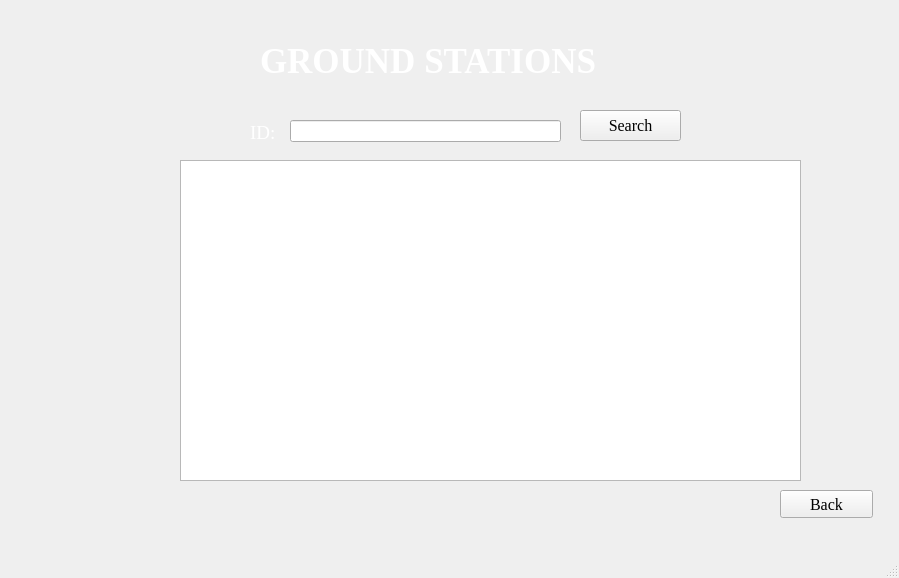
<?xml version="1.0" encoding="UTF-8"?>
<ui version="4.0">
 <class>MainWindow</class>
 <widget class="QMainWindow" name="MainWindow">
  <property name="geometry">
   <rect>
    <x>0</x>
    <y>0</y>
    <width>899</width>
    <height>578</height>
   </rect>
  </property>
  <property name="font">
   <font>
    <family>Times New Roman</family>
   </font>
  </property>
  <property name="windowTitle">
   <string>MainWindow</string>
  </property>
  <property name="styleSheet">
   <string notr="true">QWidget#centralwidget{
	border-image: url(:/images/images.jpg) 0 0 0 0 stretch stretch;
    border-repeat: no-repeat ;
	border-position: center;
}
</string>
  </property>
  <widget class="QWidget" name="centralwidget">
   <widget class="QLabel" name="label">
    <property name="geometry">
     <rect>
      <x>260</x>
      <y>20</y>
      <width>461</width>
      <height>81</height>
     </rect>
    </property>
    <property name="font">
     <font>
      <family>Times New Roman</family>
      <pointsize>26</pointsize>
      <weight>75</weight>
      <bold>true</bold>
     </font>
    </property>
    <property name="styleSheet">
     <string notr="true">color: white;</string>
    </property>
    <property name="text">
     <string>GROUND STATIONS </string>
    </property>
   </widget>
   <widget class="QLabel" name="label_2">
    <property name="geometry">
     <rect>
      <x>250</x>
      <y>120</y>
      <width>30</width>
      <height>26</height>
     </rect>
    </property>
    <property name="font">
     <font>
      <family>Times New Roman</family>
      <pointsize>14</pointsize>
     </font>
    </property>
    <property name="styleSheet">
     <string notr="true">color: white</string>
    </property>
    <property name="text">
     <string>ID:</string>
    </property>
   </widget>
   <widget class="QLineEdit" name="lineEdit">
    <property name="geometry">
     <rect>
      <x>290</x>
      <y>120</y>
      <width>271</width>
      <height>22</height>
     </rect>
    </property>
   </widget>
   <widget class="QPushButton" name="pushButton">
    <property name="geometry">
     <rect>
      <x>580</x>
      <y>110</y>
      <width>101</width>
      <height>31</height>
     </rect>
    </property>
    <property name="font">
     <font>
      <family>Times New Roman</family>
      <pointsize>12</pointsize>
     </font>
    </property>
    <property name="text">
     <string>Search</string>
    </property>
   </widget>
   <widget class="QTableWidget" name="tableWidget">
    <property name="geometry">
     <rect>
      <x>180</x>
      <y>160</y>
      <width>621</width>
      <height>321</height>
     </rect>
    </property>
   </widget>
   <widget class="QPushButton" name="pushButton_2">
    <property name="geometry">
     <rect>
      <x>780</x>
      <y>490</y>
      <width>93</width>
      <height>28</height>
     </rect>
    </property>
    <property name="font">
     <font>
      <pointsize>12</pointsize>
     </font>
    </property>
    <property name="text">
     <string>Back</string>
    </property>
   </widget>
  </widget>
  <widget class="QMenuBar" name="menubar">
   <property name="geometry">
    <rect>
     <x>0</x>
     <y>0</y>
     <width>899</width>
     <height>26</height>
    </rect>
   </property>
  </widget>
  <widget class="QStatusBar" name="statusbar"/>
 </widget>
 <resources>
  <include location="resource.qrc"/>
 </resources>
 <connections/>
</ui>
